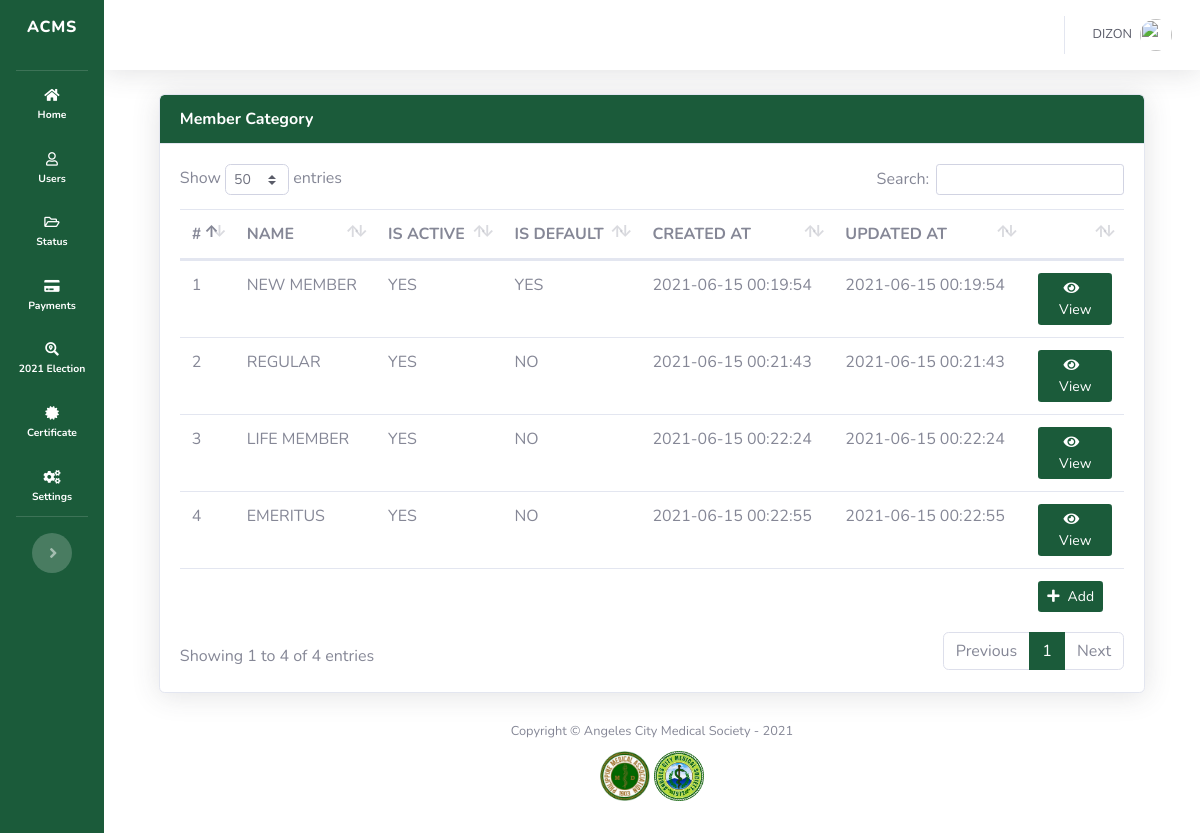
The page /admin/manage_member_category.php (signed in) on the database its author committed.
### tables this page shows
CREATE TABLE `member_category` (
  `id` int(11) NOT NULL,
  `name` varchar(255) NOT NULL,
  `description` longtext DEFAULT NULL,
  `is_default` tinyint(1) NOT NULL DEFAULT 0,
  `is_active` tinyint(1) NOT NULL DEFAULT 1,
  `created_at` datetime NOT NULL DEFAULT current_timestamp(),
  `updated_at` datetime NOT NULL DEFAULT current_timestamp()
);

### admin/manage_member_category.php (the view, shortened to what this page needs)
<?php
    include('sidebar.php');
    $categories   =   $mysqli->query("SELECT * FROM member_category");
?>
    <div id="content-wrapper" class="d-flex flex-column">
      <div id="content">
<?php require('topbar.php'); ?>
        <div class="container-fluid">
            <div class="row">
                <div class="col-md-12">
                    <div class="card shadow overflow-auto">
                        <div class="card-header bg-gradient-primary text-white font-weight-bold">
                            Member Category
                        </div>
                        <div class="card-body">
                            <table id="table_category" class="table table-hover text-sm">
                                <thead>
                                  <tr>
                                      <th>#</th>
                                      <th>NAME</th>
                                      <th>IS ACTIVE</th>
                                      <th>IS DEFAULT</th>
                                      <th>CREATED AT</th>
                                      <th>UPDATED AT</th>
                                      <th></th>
                                  </tr>
                                </thead>
                                <tbody>
                                  <?php $i=1; ?>
                                  <?php foreach($categories as $category):?>
                                  <tr class="cursor-pointer">
                                    <td>
                                      <?=$i?>
                                    </td>
                                    <td>
                                      <?=$category['name']?>
                                    </td>
                                    <td>
                                      <?=$category['is_active'] == 1 ? 'YES' : 'NO'?>
                                    </td>
                                    <td>
                                      <?=$category['is_default'] == 1 ? 'YES' : 'NO'?>
                                    </td>
                                    <td>
                                      <?=$category['created_at']?>
                                    </td>
                                    <td>
                                      <?=$category['updated_at']?>
                                    </td>
                                    <td>
                                      <a href="member_category_view.php?category_id=<?=$category['id']?>" class="btn btn-sm bg-gradient-primary text-white">
                                        <i class='fas fa-eye mr-2'></i>View
                                      </a>
                                    </td>
                                  </tr>
                                  <?php $i++; ?>
                                  <?php endforeach ?>
                                </tbody>
                                <tfoot>
                                  <tr>
                                    <td colspan='6'>
                                    </td>
                                    <td colspan='1'>
                                      <button class="btn btn-sm bg-gradient-primary text-white" data-toggle="modal" data-target="#modal_create_category">
                                        <i class='fas fa-plus mr-2'></i>Add
                                      </button>
                                    </td>
                                  </tr>
                                </tfoot>
                            </table>
                        </div>
                    </div>
                </div>
            </div>
        </div>
      </div>
<?php
  include('footer.php');
?>

### admin/sidebar.php (style rules this page uses)
a:link { text-decoration: none; }
.bg-gradient-primary { background-color: #1b5b3a !important; background-image: none !important; background-image: none !important; background-size: cover !important; }
.container-fluid { background-color: white; padding-left: 5% !important; padding-right: 5% !important; }
#content-wrapper { background-color: white !important; }
::placeholder { opacity: 0.7 !important; }

### rows shown on the page
member_category: name "NEW MEMBER", is_active "YES", is_default "YES", created_at "2021-06-15 00:19:54", updated_at "2021-06-15 00:19:54"
member_category: name "REGULAR", is_active "YES", is_default "NO", created_at "2021-06-15 00:21:43", updated_at "2021-06-15 00:21:43"
member_category: name "LIFE MEMBER", is_active "YES", is_default "NO", created_at "2021-06-15 00:22:24", updated_at "2021-06-15 00:22:24"
member_category: name "EMERITUS", is_active "YES", is_default "NO", created_at "2021-06-15 00:22:55", updated_at "2021-06-15 00:22:55"

### other values the page prints
$_SESSION['full_name'] "DIZON"
